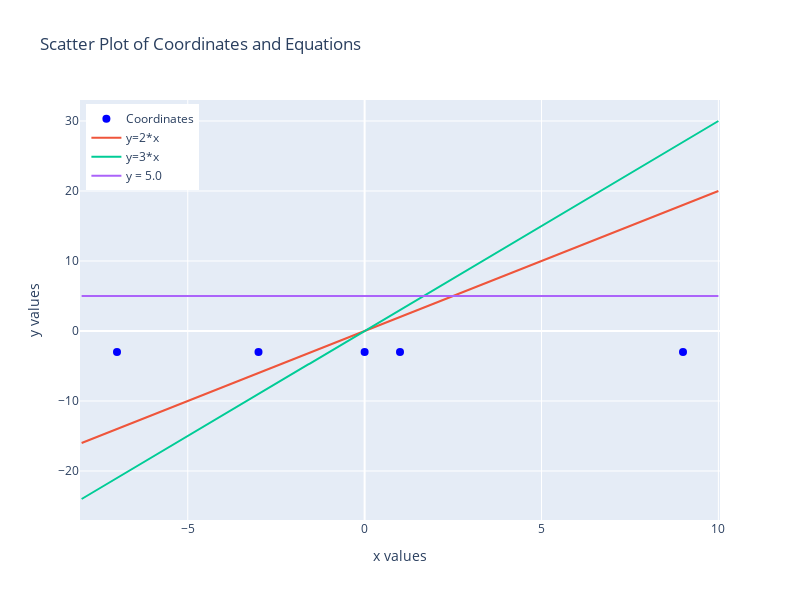

Notebook code cell kept with this figure:
### Code cell
plot_coordinates_and_equations(coordinates, ['y=2*x', 'y=3*x', 'y=5'])

### Figure 1 — Plotly figure (JSON) as saved in the notebook; plotly's stock layout.template omitted (floating-point values rounded to 4 significant figures; data arrays with more than 128 entries replaced by an {"elided": "..."} marker saying what was removed)
{"data": [{"marker": {"color": "blue", "size": 8}, "mode": "markers", "name": "Coordinates", "type": "scatter", "x": [0, 9, -3, -7, 1], "y": [-3, -3, -3, -3, -3]}, {"mode": "lines", "name": "y=2*x", "type": "scatter", "x": {"elided": "400 float values"}, "y": {"elided": "400 float values"}}, {"mode": "lines", "name": "y=3*x", "type": "scatter", "x": {"elided": "400 float values"}, "y": {"elided": "400 float values"}}, {"mode": "lines", "name": "y = 5.0", "type": "scatter", "x": {"elided": "400 float values"}, "y": {"elided": "400 int values"}}], "layout": {"height": 600, "legend": {"traceorder": "normal", "x": 0.01, "y": 0.99}, "title": {"text": "Scatter Plot of Coordinates and Equations"}, "width": 800, "xaxis": {"autorange": true, "range": [-8.046, 10.05], "title": {"text": "x values"}, "type": "linear"}, "yaxis": {"autorange": true, "range": [-27, 33], "title": {"text": "y values"}, "type": "linear"}}}
